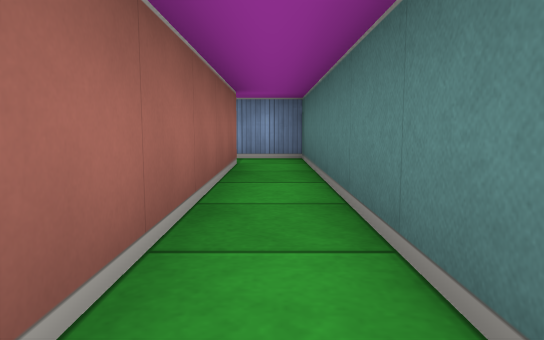
view 1 (above)

16 first-person views from a walk through a cub3D ray-caster map. The camera is about half as high as the walls, tilts 6° down and sees 70° across. The floor is counted in squares. Each view is taken from the middle of a square. On the plan, view 1 faces up. The plan holds only what a view shows up to about 9 squares ahead; the rest is blank.

view 2
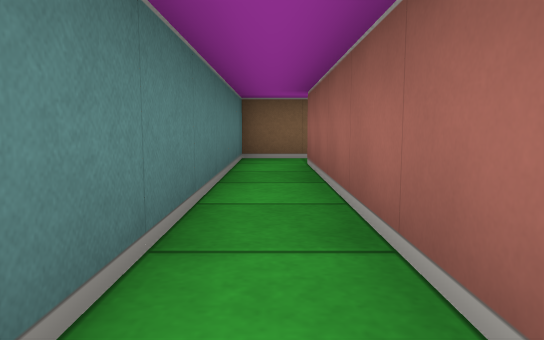

view 3
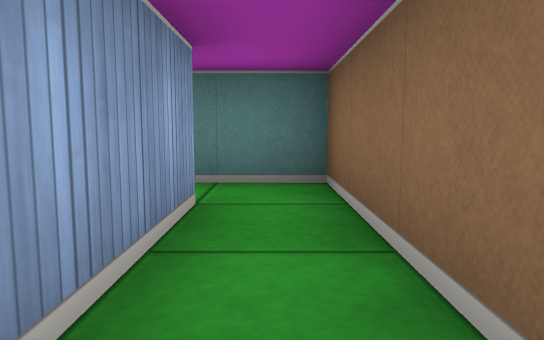

view 4
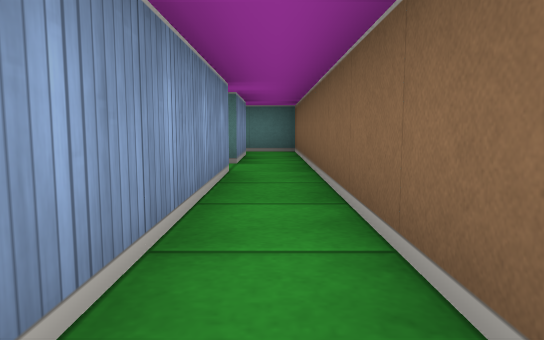

view 5
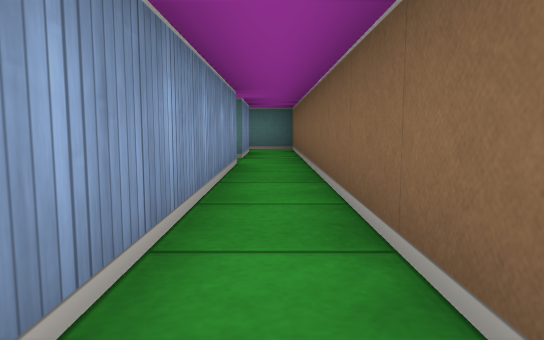

view 6
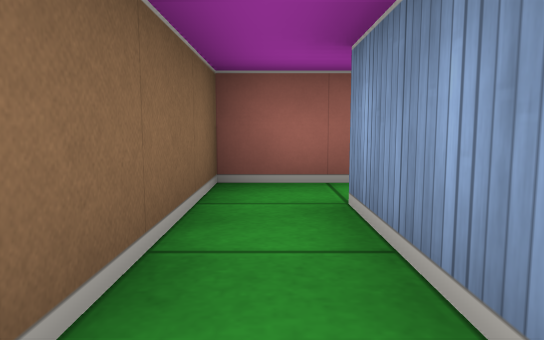

view 7
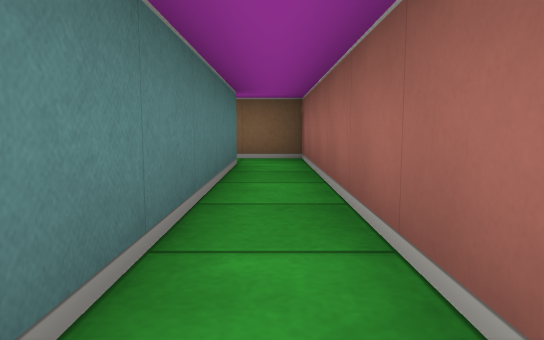

view 8
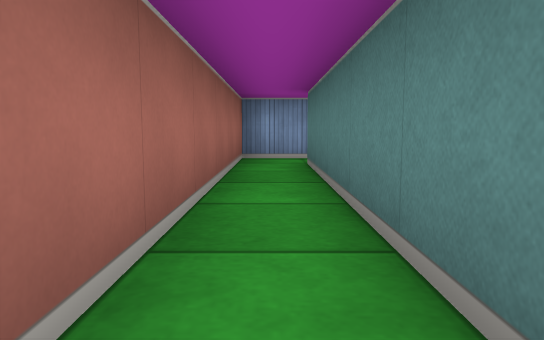

view 9
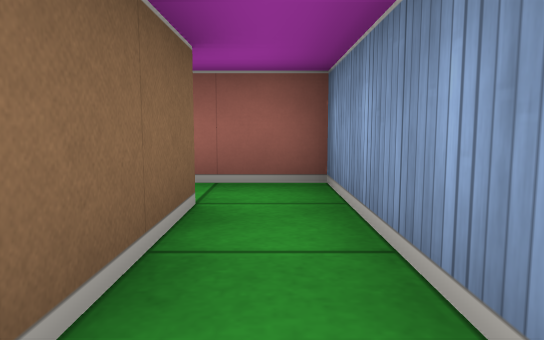

view 10
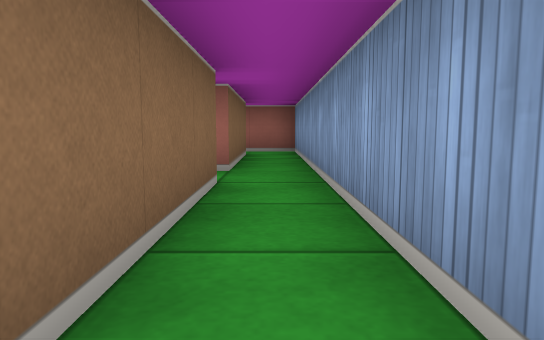

view 11
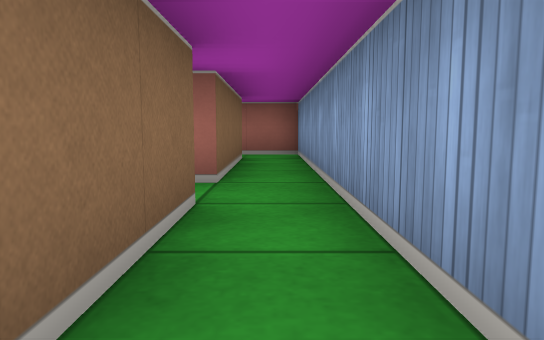

view 12
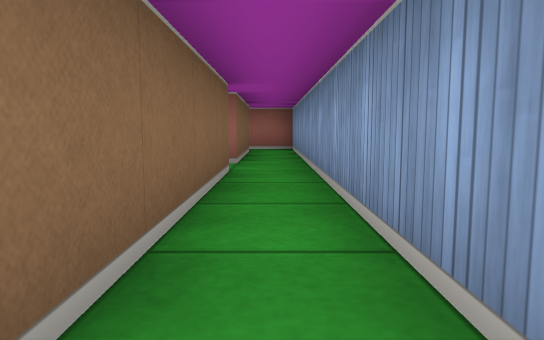

view 13
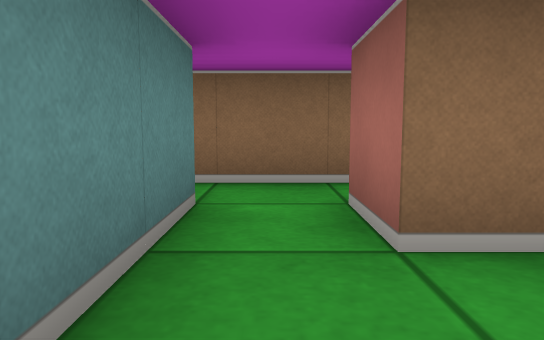

view 14
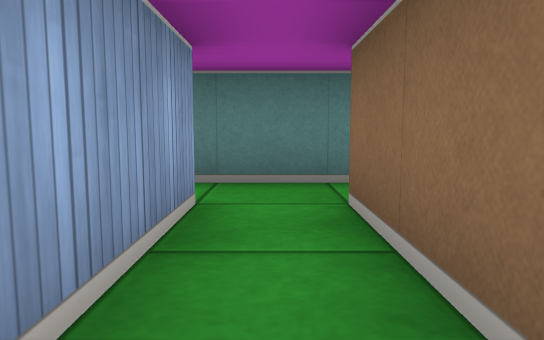

view 15
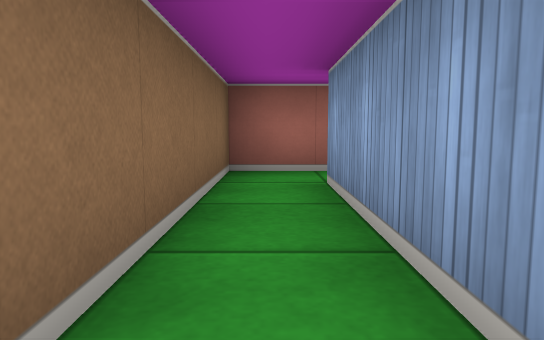

view 16
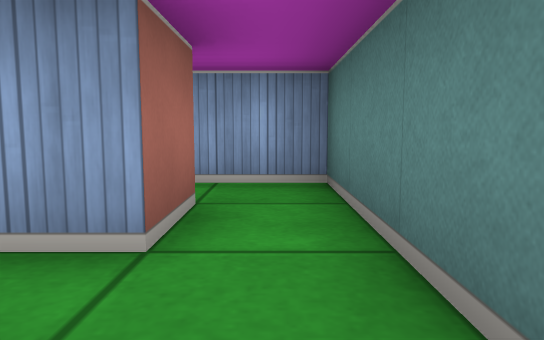

### Floor plan
Points are (right, up) in squares from view 1. A wall is a line through its corners. A room is listed if a view was taken in it or the views show most of it. See-through windows are left out.
Room 1 (views 1, 2, 12)
walls: (-2.5, -0.5) (0.5, -0.5) (0.5, 6.5) (-0.5, 6.5); (-0.5, 5.5) (-0.5, 0.5) (-2.5, 0.5)
ways out: opening at (-1.5, 0) to room 2; opening at (-1, 6) to room 3
Room 2 (views 3, 4, 5, 6, 8)
walls: (-3.5, 0.5) (-8.5, 0.5); (-9.5, 0.5) (-9.5, -0.5) (-2.5, -0.5)
ways out: opening at (-1.5, 0) to room 1; opening at (-9, 1) to room 3; opening at (-3, 1) to room 5
Room 3 (views 7, 9, 10, 11)
walls: (-4.5, 5.5) (-0.5, 5.5); (-0.5, 6.5) (-9.5, 6.5) (-9.5, 0.5); (-8.5, 0.5) (-8.5, 5.5) (-5.5, 5.5)
ways out: opening at (-1, 6) to room 1; opening at (-9, 1) to room 2; opening at (-5, 5)
Room 4 (view 13)
walls: (-3.5, 3.5) (-3.5, 2.5); (-2.5, 2.5) (-2.5, 4.5) (-3.8, 4.5)
ways out: opening at (-3, 3) to room 5; opening at (-4, 4)
Room 5 (views 14, 15, 16)
walls: (-3.5, 2.5) (-6.5, 2.5); (-7.5, 2.8) (-7.5, 1.5) (-3.5, 1.5) (-3.5, 0.5); (-2.5, 0.5) (-2.5, 2.5)
ways out: opening at (-3, 1) to room 2; opening at (-3, 3) to room 4

Positions as (right, up) in squares from view 1, and headings:
1: (0, 0), facing up
2: (0, 6), facing down
3: (-3, 0), facing right
4: (-8, 0), facing right
5: (-9, 0), facing right
6: (-6, 0), facing left
7: (-9, 6), facing down
8: (-9, 0), facing up
9: (-6, 6), facing left
10: (-1, 6), facing left
11: (-2, 6), facing left
12: (0, 6), facing left
13: (-3, 3), facing down
14: (-6, 2), facing right
15: (-3, 2), facing left
16: (-3, 1), facing up
